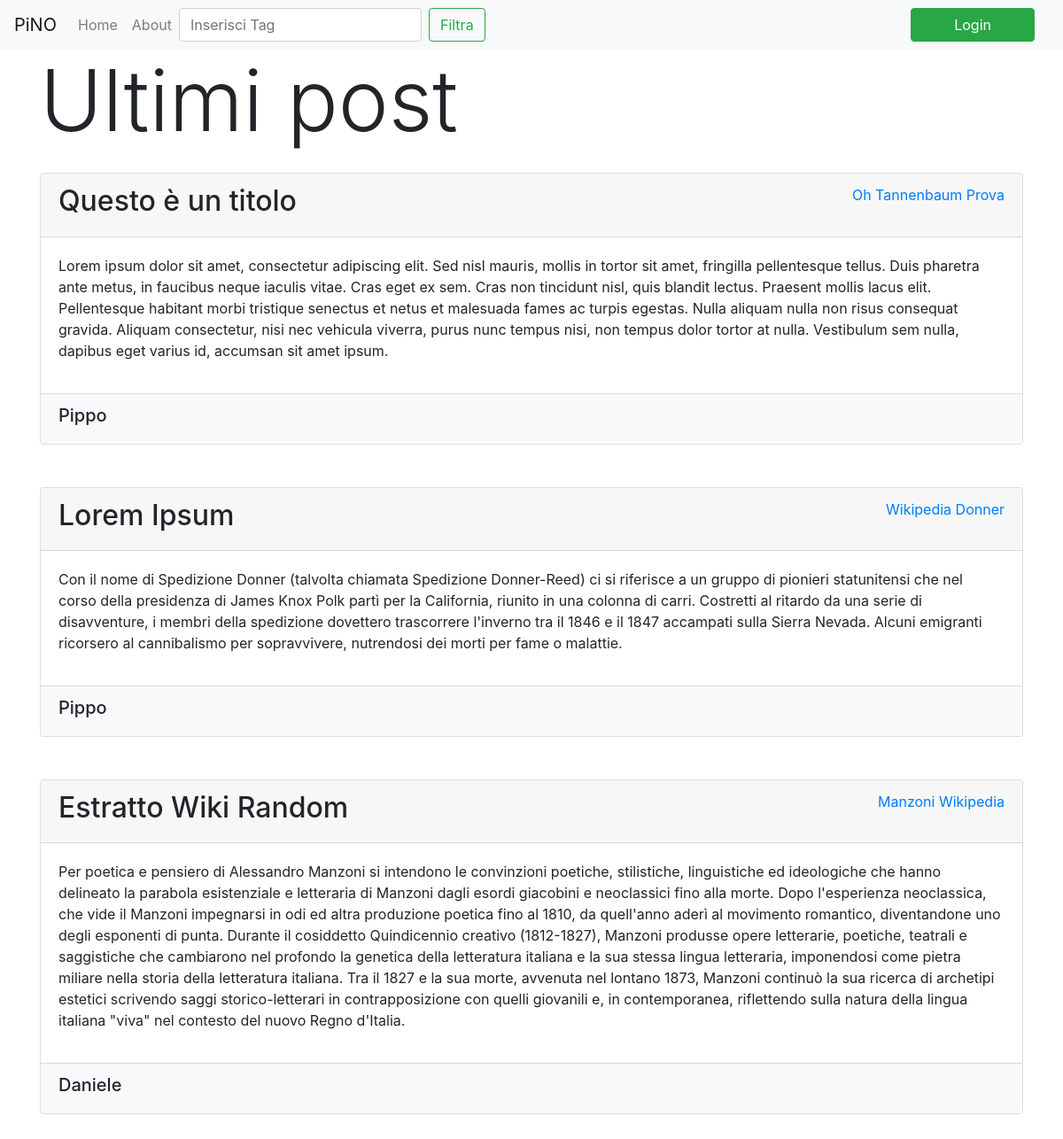
The page / on the database its author committed.
### tables this page shows
CREATE TABLE `post` (
  `id` int(11) NOT NULL,
  `user_id` int(11) NOT NULL,
  `title` varchar(255) NOT NULL,
  `content` longtext DEFAULT NULL,
  `creation_date` datetime NOT NULL
);

CREATE TABLE `user` (
  `id` int(11) NOT NULL,
  `firstName` varchar(64) NOT NULL,
  `lastName` varchar(64) NOT NULL,
  `email` varchar(255) NOT NULL,
  `password` varchar(255) NOT NULL
);

### index.php (called while the page is built, shortened)
<?php
include_once 'core/bootstrap.php';
include_once 'entity/Post.php';
include_once 'entity/PostRepository.php';
if (isset($_GET['tag'])) {
    $posts = $repo->getAllPostsByTag($_GET['tag']);
} else {
    $posts = $repo->getAllByDatabase();
}
include 'view/index.php';

### core/login-handler.php (called while the page is built, shortened)
<?php
try {
    function isLogged()
    {
        return isset($_SESSION['loggedUser']);
    }
} catch (PDOException $e) {
    print "Error!: " . $e->getMessage() . "<br/>";
    die();
}

### entity/PostRepository.php (called while the page is built, shortened)
<?php
class PostRepository
{
    public function getAllByDatabase()
    {
        try {
            $username = 'root';
            $password = '';
            $pdo = new PDO('mysql:host=localhost;dbname=blogdef', $username, $password);
            $query = $pdo->query('SELECT post.user_id, post.title, post.content, user.id,user.firstName, post.id, tags.id, tags.title, post_tag.post_id, post_tag.tag_id FROM post INNER JOIN user ON post.user_id=user.id INNER JOIN post_tag ON post.id=post_tag.post_id INNER JOIN tags ON tags.id=post_tag.tag_id GROUP BY post.id');
            $postsdb = $query->fetchAll();
            $posts = [];
            foreach ($postsdb as $postdb) {
                $tagsdb = [];
                $postid = $postdb['post_id'];
                $statement = $pdo->prepare('SELECT post.id, tags.id, post_tag.post_id, tags.title, post_tag.tag_id FROM post INNER JOIN post_tag ON post.id=post_tag.post_id INNER JOIN tags ON tags.id=post_tag.tag_id WHERE post_tag.post_id=:postid');
                $statement->bindParam(':postid', $postid);
                $statement->execute();
                $id = $statement->fetchAll();
                foreach ($id as $tag) {
                    $tagsdb[] = $tag['title'];
                }
                $posts[] = new Post($postdb[1], $postdb['content'], $postdb['firstName'], $tagsdb);
            }
            return $posts;
        } catch (PDOException $e) {
            print "Error!: " . $e->getMessage() . "<br/>";
            die();
        }
    }
}

### entity/Post.php (called while the page is built, shortened)
<?php
class Post
{
    public function __construct($title, $content, $author, $tags)
    {
        $this->title = $title;
        $this->content = $content;
        $this->author=$author;
        $this->tags = $tags;
    }
}

### view/index.php (the view, shortened to what this page needs)
<?php require 'modules/header.php'; ?>
<div class="container">
    <?php if (empty($posts)) { ?>
        <h1 class="display-1">Non ci sono post!</h1>
    <?php } else { ?>
        <?php if (!isset($_GET['tag'])) { ?>
            <h1 class="display-1 mb-4">Ultimi post</h1>
        <?php } else { ?>
            <h1 class="display-1 mb-4">Tag: <?= $_GET['tag'] ?></h1>
        <?php } ?>
    <?php } ?>
    <?php foreach ($posts as $post) :  ?>
        <div class="card mb-5">
            <div class="card-header">
                <div class="row">
                    <div class="col order-1">
                        <h2><?= $post->title ?></h2>
                    </div>
                    <div class="col order-12 d-flex justify-content-end align-middle ">
                        <?php foreach ($post->tags as $tag) : ?>
                            <a class="text-decoration-none" href="index.php?tag=<?= $tag ?>"> <?php echo "&nbsp;$tag" ?> </a>
                        <?php endforeach ?>
                    </div>
                </div>
            </div>
            <div class="card-body">
                <div class="card-text">
                    <p> <?= $post->content ?> </p>
                </div>
            </div>
            <div class="card-footer bg-light">
                <div class="row">
                    <div class="col order-1">
                        <h5><?= $post->author ?></h5>
                    </div>
                    <div class="col order-12">
                    </div>
                </div>
            </div>
        </div>
    <?php endforeach ?>
</div>
</body>
<?php require 'modules/footer.php'; ?>

### view/modules/header.php (shortened to what this page needs)
<html>
<?php require_once 'core/login-handler.php' ?>
<head>
  <link rel="stylesheet" href="https://stackpath.bootstrapcdn.com/bootstrap/4.3.1/css/bootstrap.min.css">
</head>
<nav class="navbar navbar-expand-lg navbar-light bg-light">
  <a class="navbar-brand" href="index.php">PiNO</a>
  <div class="collapse navbar-collapse" id="navbarSupportedContent">
    <ul class="navbar-nav mr-auto">
      <li class="nav-item">
        <a class="nav-link " href="index.php">Home </a>
      </li>
      <li class="nav-item">
        <a class="nav-link" href="about.php">About</a>
      </li>
    <form class="form-inline my-0" method="GET" action="index.php">
    <input class="form-control mr-sm-2" type="search" name="tag" placeholder="Inserisci Tag" aria-label="Search">
    <button class="btn btn-outline-success my-2 my-sm-0" type="submit">Filtra</button>
  </form>
</ul>
    <?php if (!isLogged()) { ?>
      <button type="button" class="btn px-5 btn-success mr-3 nav-item" data-toggle="modal" data-target="#exampleModalCenter">
        Login
      </button>
    <?php } else { ?>
      <span class="navbar-text mr-4">Benvenuto, <b><?= $_SESSION['loggedUser']['name'] ?></b></span>
      <a class="btn px-5 btn-primary  mr-3" role="button" href="post.php">Post</a>
      <a class="btn px-5 btn-danger" role="button" href="core/logout.php">Logout</a>
    <?php } ?>
  </div>
</nav>
<body>

### view/modules/footer.php
</html>

### rows shown on the page
post: title "Questo è un titolo", tag "Oh Tannenbaum", tag "Prova", content "Lorem ipsum dolor sit amet, consectetur adipiscing elit. Sed nisl mauris, mollis in tortor sit amet, fringilla pellentesque tellus. Duis pharetra ante metus, in faucibus neque iaculis vitae. Cras eget ex sem. Cras non tincidunt nisl, quis blandit lectus. Praesent mollis lacus elit. Pellentesque habitant morbi tristique senectus et netus et malesuada fames ac turpis egestas. Nulla aliquam nulla non risus consequat gravida. Aliquam consectetur, nisi nec vehicula viverra, purus nunc tempus nisi, non tempus dolor tortor at nulla. Vestibulum sem nulla, dapibus eget varius id, accumsan sit amet ipsum.", user.firstName "Pippo"
post: title "Lorem Ipsum", tag "Wikipedia", tag "Donner", content "Con il nome di Spedizione Donner (talvolta chiamata Spedizione Donner-Reed) ci si riferisce a un gruppo di pionieri statunitensi che nel corso della presidenza di James Knox Polk partì per la California, riunito in una colonna di carri. Costretti al ritardo da una serie di disavventure, i membri della spedizione dovettero trascorrere l'inverno tra il 1846 e il 1847 accampati sulla Sierra Nevada. Alcuni emigranti ricorsero al cannibalismo per sopravvivere, nutrendosi dei morti per fame o malattie.", user.firstName "Pippo"
post: title "Estratto Wiki Random", tag "Manzoni", tag "Wikipedia", content "Per poetica e pensiero di Alessandro Manzoni si intendono le convinzioni poetiche, stilistiche, linguistiche ed ideologiche che hanno delineato la parabola esistenziale e letteraria di Manzoni dagli esordi giacobini e neoclassici fino alla morte. Dopo l'esperienza neoclassica, che vide il Manzoni impegnarsi in odi ed altra produzione poetica fino al 1810, da quell'anno aderì al movimento romantico, diventandone uno degli esponenti di punta. Durante il cosiddetto Quindicennio creativo (1812-1827), Manzoni produsse opere letterarie, poetiche, teatrali e saggistiche che cambiarono nel profondo la genetica della letteratura italiana e la sua stessa lingua letteraria, imponendosi come pietra…", user.firstName "Daniele"
